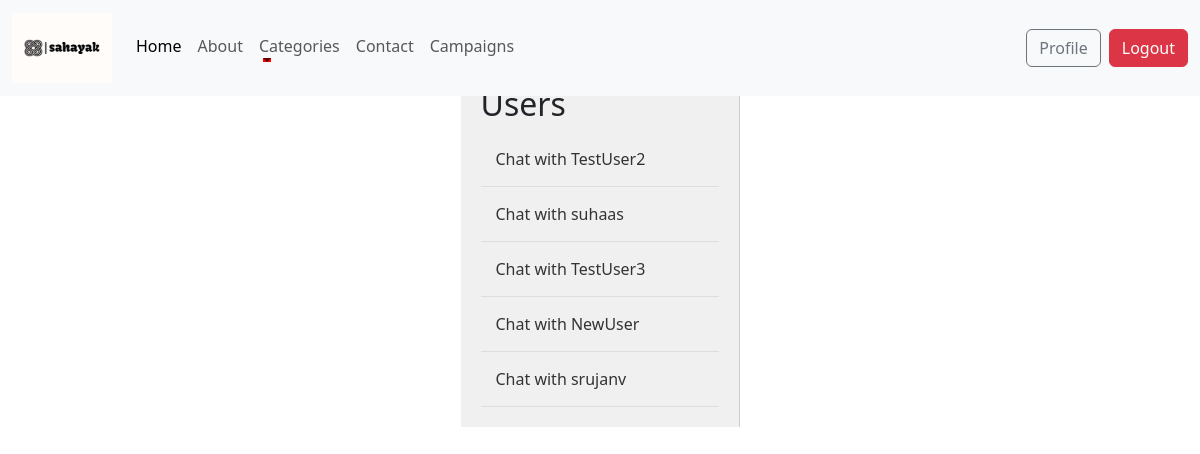
The app's page /chat/admin_chat_room/ (signed in) with its own data.
### ChatApp/models.py (models this page shows, shortened)
class ChatRoom(models.Model):
    owner = models.ForeignKey(User, related_name='owned_rooms', on_delete=models.CASCADE)
    user = models.ForeignKey(User, related_name='user_rooms', on_delete=models.CASCADE)
    name = models.CharField(max_length=100)  # Name for identification (optional)

### ChatApp/views.py (the view)
# urls.py: path('chat/admin_chat_room/', views.admin_chat_room, name='admin_chat_room')
@login_required
def admin_chat_room(request):
    if request.user.is_superuser:
        chat_rooms = ChatRoom.objects.all()
    else:
        chat_rooms = ChatRoom.objects.filter(owner=request.user)
    context = {
        'chat_rooms': chat_rooms,
    }
    return render(request, 'chat/admin_chat_room.html', context)

### ChatApp/templates/chat/admin_chat_room.html
{% extends 'NGO/base.html' %}
{% load static %}
{% block title %}
<link rel="stylesheet" type = "text/css" href="{% static 'adminChat.css' %}">
{% endblock %}
{% block content %}
<div class="container">
    <div class="sidebar">
        <h2>Users</h2>
        {% if chat_rooms %}
            <ul class="chat-list">
                {% for room in chat_rooms %}
                    <li>
                        <a href="{% url 'admin_chat_with_user' room.id %}">
                            Chat with {{ room.user.username }}
                        </a>
                    </li>
                {% endfor %}
            </ul>
        {% else %}
            <p class="no-rooms">No chat rooms available.</p>
        {% endif %}
    </div>
</div>
{% endblock %}

### NGO/static/main.css (style rules this page uses)
body { font-family: Arial, sans-serif; margin: 0; padding: 0; }

### NGO/static/adminChat.css (style rules this page uses)
.container { display: flex; justify-content: center; align-items: center; height: 100vh; }
.sidebar { width: 25%; background-color: #f0f0f0; border-right: 1px solid #ccc; overflow-y: auto; padding: 20px; margin-bottom: 500px; }
.chat-list { list-style: none; padding: 0; margin: 0; }
.chat-list li { padding: 15px; border-bottom: 1px solid #ddd; }
.chat-list li a { text-decoration: none; color: #333; display: block; }

### records on screen
ChatRoom: user.username "TestUser2"
ChatRoom: user.username "suhaas"
ChatRoom: user.username "TestUser3"
ChatRoom: user.username "NewUser"
ChatRoom: user.username "srujanv"
